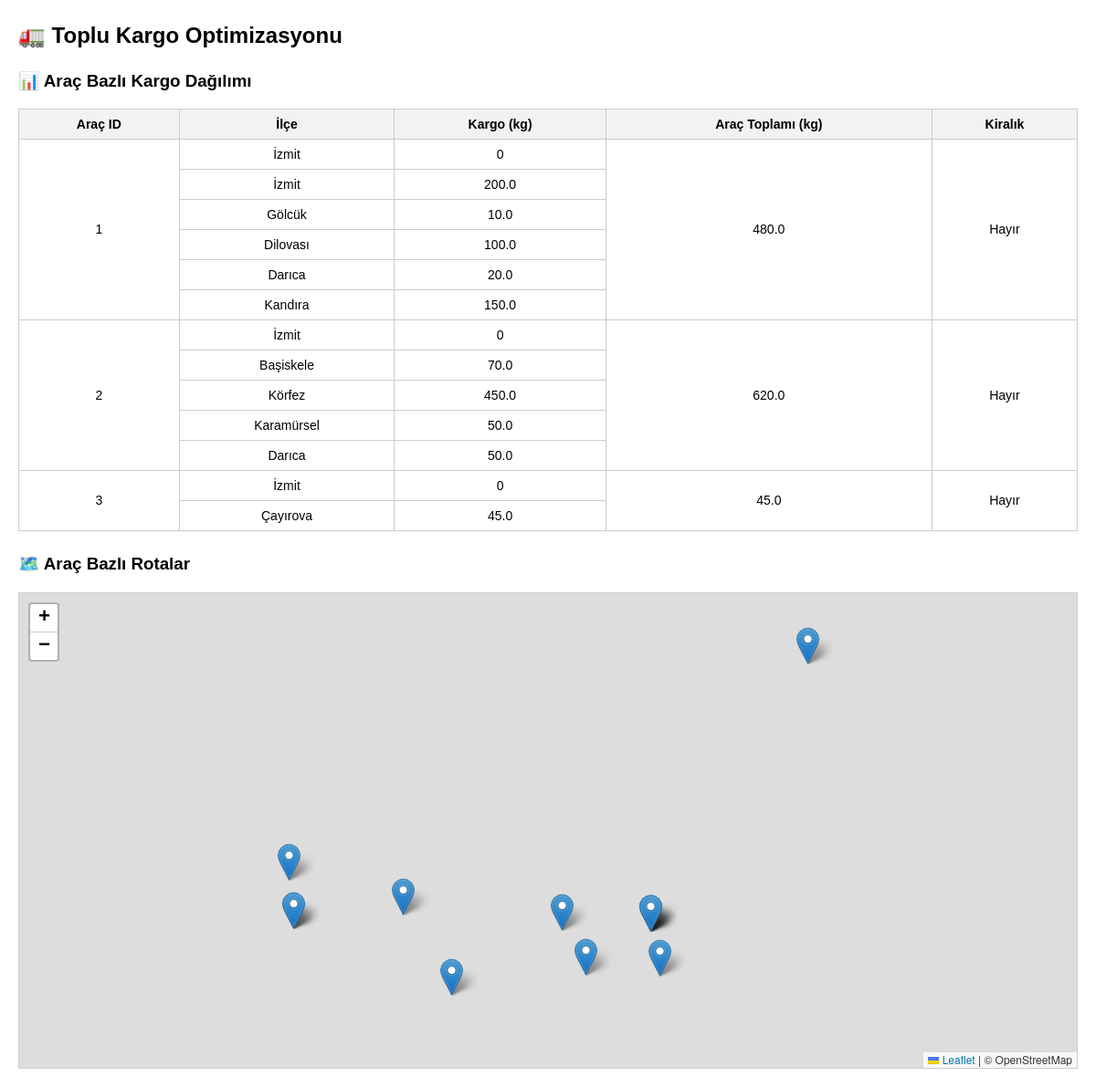
The app's page /admin/optimize with its own data.
### tables this page shows
CREATE TABLE stations (
    id INTEGER PRIMARY KEY AUTOINCREMENT,
    name TEXT,
    lat REAL,
    lon REAL
);

### app.py (the view)
@app.route("/admin/optimize")
def admin_optimize():
    result = optimize_all_cargos()
    if result is None:
        return "⚠️ Henüz kargo yok."
    return render_template(
        "admin_result.html",
        result=result
    )

### algorithms/graph.py (called while the page is built)
def distance(a, b):
    R = 6371
    dlat = radians(b["lat"] - a["lat"])
    dlon = radians(b["lon"] - a["lon"])
    lat1 = radians(a["lat"])
    lat2 = radians(b["lat"])
    x = sin(dlat / 2) ** 2 + cos(lat1) * cos(lat2) * sin(dlon / 2) ** 2
    c = 2 * atan2(sqrt(x), sqrt(1 - x))
    return R * c

def greedy_route(start, stations):
    route = []
    current = start
    remaining = stations.copy()
    while remaining:
        nearest = min(
            remaining,
            key=lambda s: distance(current, s)
        )
        d = distance(current, nearest)
        route.append(nearest)   # 🔴 sadece name değil, node
        current = nearest
        remaining.remove(nearest)
    return route

### algorithms/optimizer.py (called while the page is built)
def haversine(lat1, lon1, lat2, lon2):
    R = 6371
    dlat = radians(lat2 - lat1)
    dlon = radians(lon2 - lon1)
    a = sin(dlat / 2)**2 + cos(radians(lat1)) * cos(radians(lat2)) * sin(dlon / 2)**2
    c = 2 * atan2(sqrt(a), sqrt(1 - a))
    return R * c

### templates/admin_result.html (shortened to what this page needs)
<!DOCTYPE html>
<html lang="tr">
<head>
    <link rel="stylesheet"
          href="https://unpkg.com/leaflet@1.9.4/dist/leaflet.css"/>
</head>
<body>
<h2>🚛 Toplu Kargo Optimizasyonu</h2>
<h3>📊 Araç Bazlı Kargo Dağılımı</h3>
<table>
    <tr>
        <th>Araç ID</th>
        <th>İlçe</th>
        <th>Kargo (kg)</th>
        <th>Araç Toplamı (kg)</th>
        <th>Kiralık</th>
    </tr>
    {% for vehicle in result.vehicle_routes %}
        {% set real_stations = vehicle.stations | selectattr('weight', 'defined') | list %}
        {% set total = real_stations | sum(attribute='weight') %}
        {% set row_count = real_stations | length %}
        {% for s in real_stations %}
        <tr>
            {% if loop.first %}
                <td rowspan="{{ row_count }}">{{ vehicle.vehicle_id }}</td>
            {% endif %}
            <td>{{ s.name }}</td>
            <td>{{ s.weight }}</td>
            {% if loop.first %}
                <td rowspan="{{ row_count }}">{{ total }}</td>
                <td rowspan="{{ row_count }}">
                    {% if vehicle.vehicle_id == 99 %}
                        Evet ({{ vehicle.rent_cost }} ₺)
                    {% else %}
                        Hayır
                    {% endif %}
                </td>
            {% endif %}
        </tr>
        {% endfor %}
    {% endfor %}
</table>
<h3>🗺️ Araç Bazlı Rotalar</h3>
<div id="map"></div>
</body>
</html>

### templates/admin_result.html (style rules this page uses)
body { font-family: Arial, sans-serif; margin: 20px; }
h2, h3 { margin-top: 25px; }
table { width: 100%; border-collapse: collapse; margin-top: 15px; }
th, td { border: 1px solid #ccc; padding: 8px; text-align: center; font-size: 14px; }
th { background-color: #f2f2f2; }
#map { height: 520px; margin-top: 20px; border: 1px solid #ccc; }

### records on screen
stations: name "İzmit", weight "200.0"
stations: name "Gölcük", weight "10.0"
stations: name "Dilovası", weight "100.0"
stations: name "Darıca", weight "20.0", weight "50.0"
stations: name "Kandıra", weight "150.0"
stations: name "Başiskele", weight "70.0"
stations: name "Körfez", weight "450.0"
stations: name "Karamürsel", weight "50.0"
stations: name "Çayırova", weight "45.0"

### other values on screen
{{ vehicle.vehicle_id }} "1" "2" "3"
{{ s.name }} "İzmit" "İzmit" "İzmit"
{{ s.weight }} "0" "0" "0"
{{ total }} "480.0" "620.0" "45.0"
